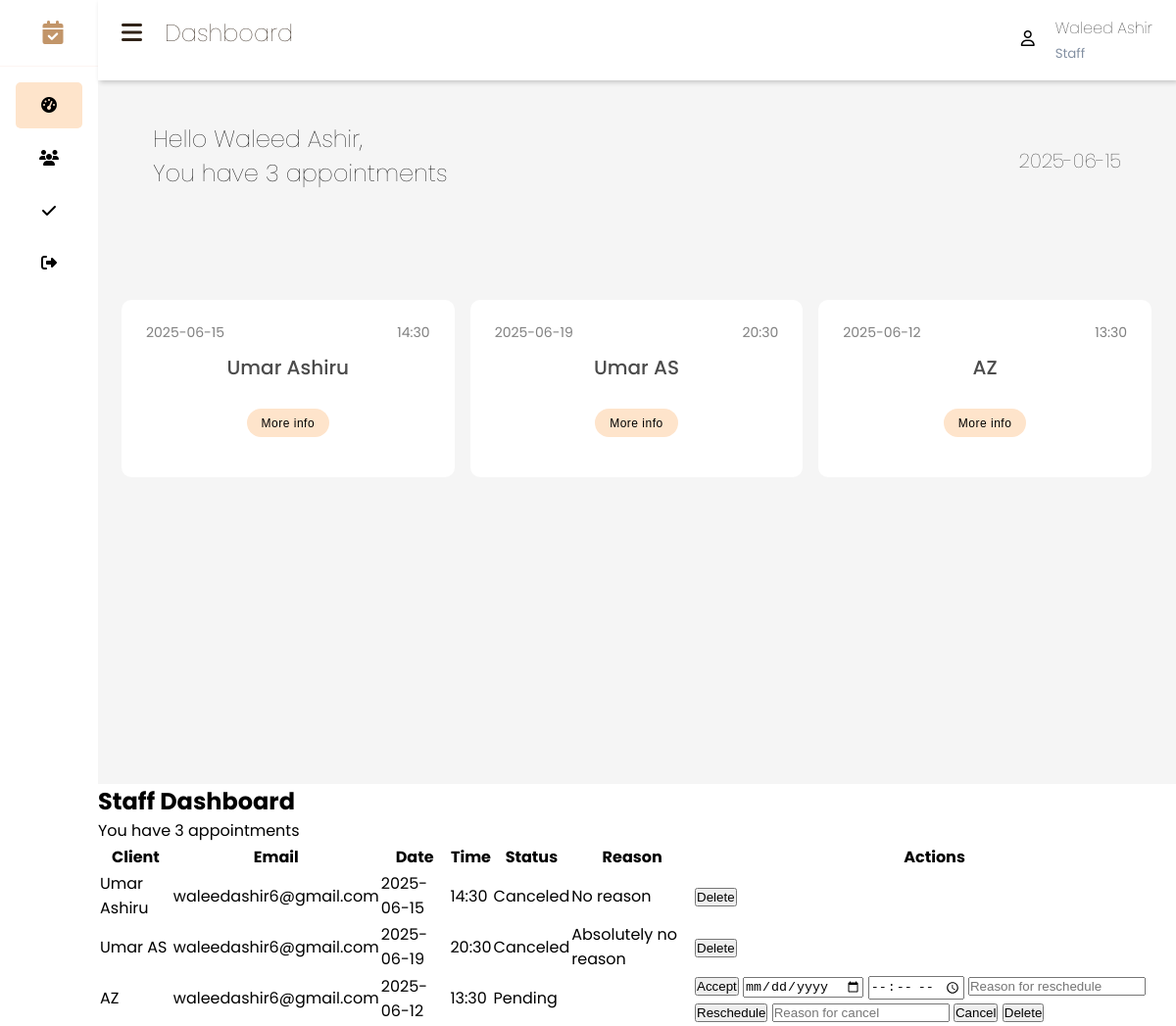
The page /staff_dashboard (signed in) on the database as committed earlier.
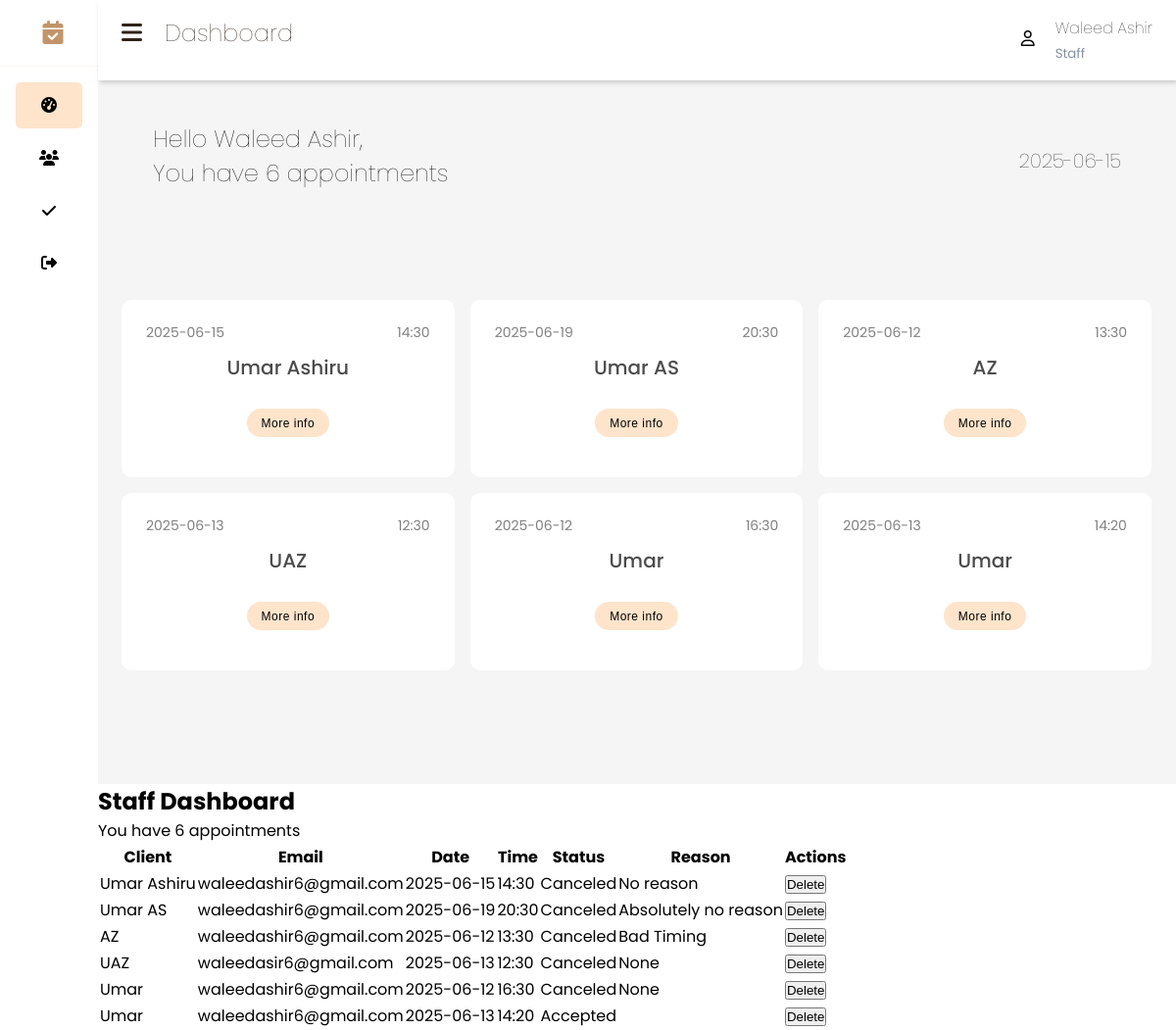
The same page on the database as committed later.
### app/models.py (models this page shows, shortened)
class Appointment(db.Model):
    id = db.Column(db.Integer, primary_key=True)
    client_id = db.Column(db.Integer, db.ForeignKey('user.id'), nullable=False)
    client_name = db.Column(db.String(100), nullable=False)
    client_mail = db.Column(db.String(100), nullable=False)
    appointment_date = db.Column(db.String(10), nullable=False)
    appointment_time = db.Column(db.String(5), nullable=False)
    person_name = db.Column(db.String(100), nullable=False)
    status = db.Column(db.String(20), default='pending')  # 'pending', 'accepted', 'rescheduled', 'canceled'
    staff_reason = db.Column(db.String(255))  # Reason for reschedule/cancel

### app/routes.py (the view)
    @app.route('/staff_dashboard')
    @login_required
    def staff_dashboard():
        if current_user.role != 'staff':
            return redirect(url_for('client_dashboard'))
        appointments = Appointment.query.filter_by(person_name=current_user.username).all()
        admin_username = current_user.username
        current_date = date.today()
        appointment_count = len(appointments)
        message = f"You have {appointment_count} appointments"
        staff_counts = get_staff_appointments_count()
        return render_template('staff_dashboard.html', appointments=appointments, admin_username=admin_username, current_date=current_date, message=message)

### app/routes.py (called while the page is built)
def get_staff_appointments_count():
    results = (
        db.session.query(Appointment.person_name, func.count(Appointment.id))
        .group_by(Appointment.person_name)
        .all()
    )
    staff_counts = {person_name: count for person_name, count in results}
    return staff_counts

### app/templates/staff_dashboard.html (shortened to what this page needs)
{% extends 'staff_base.html' %}
{% block content %}
        <main>
            <div class="projects-section">
                <div class="projects-section-header">
                     <div class="message">
                            <h1>Hello {{ admin_username }},</h1>
                            <h1>{{ message }}</h1>
                        </div>
            <p class="time">{{ current_date }}</p>
                </div>
                  </div>
                <div class="project-boxes jsGridView">
                {% for appointment in appointments %}
                  <div class="project-box-wrapper">
                    <div class="project-box" style="background-color: white">
                      <div class="project-box-header">
                        <span>{{ appointment.appointment_date }}</span>
                        <span>{{ appointment.appointment_time }}</span>
                        </div>
                  <div class="project-box-content-header">
                    <p class="box-content-header">{{ appointment.client_name }}</p>
                  <div class="project-box-footer">
                    <div class="info">
                      <a href="{{url_for ('appointments') }}">More info</a>
                    </div>
                  </div>
                </div>
              </div>
            </div>
                {% endfor %}
          </div>
</main>
<h2>Staff Dashboard</h2>
<p>{{ message }}</p>
<table>
    <tr>
        <th>Client</th>
        <th>Email</th>
        <th>Date</th>
        <th>Time</th>
        <th>Status</th>
        <th>Reason</th>
        <th>Actions</th>
    </tr>
    {% for appointment in appointments %}
    <tr>
        <td>{{ appointment.client_name }}</td>
        <td>{{ appointment.client_mail }}</td>
        <td>{{ appointment.appointment_date }}</td>
        <td>{{ appointment.appointment_time }}</td>
        <td>
            {% if appointment.status == 'pending' %}
                <span class="badge badge-secondary">Pending</span>
            {% elif appointment.status == 'accepted' %}
                <span class="badge badge-success">Accepted</span>
            {% elif appointment.status == 'rescheduled' %}
                <span class="badge badge-warning">Rescheduled</span>
            {% elif appointment.status == 'canceled' %}
                <span class="badge badge-danger">Canceled</span>
            {% endif %}
        </td>
        <td>
            {% if appointment.status in ['rescheduled', 'canceled'] %}
                {{ appointment.staff_reason }}
            {% endif %}
        </td>
        <td>
            {% if appointment.status == 'pending' %}
                <form action="{{ url_for('accept_appointment', appointment_id=appointment.id) }}" method="post" style="display:inline;">
                    <button type="submit">Accept</button>
                </form>
                <form action="{{ url_for('reschedule_appointment', appointment_id=appointment.id) }}" method="post" style="display:inline;">
                    <input type="date" name="reschedule_date" required>
                    <input type="time" name="reschedule_time" required>
                    <input type="text" name="reschedule_reason" placeholder="Reason for reschedule" required>
                    <button type="submit">Reschedule</button>
                </form>
                <form action="{{ url_for('cancel_appointment', appointment_id=appointment.id) }}" method="post" style="display:inline;">
                    <input type="text" name="cancel_reason" placeholder="Reason for cancel" required>
                    <button type="submit">Cancel</button>
                </form>
            {% endif %}
            <form action="{{ url_for('delete_appointment', appointment_id=appointment.id) }}" method="post" style="display:inline;">
                <button type="submit" onclick="return confirm('Are you sure you want to delete this appointment?');">Delete</button>
            </form>
        </td>
    </tr>
    {% endfor %}
</table>
{% endblock %}

Rows that differ between the two databases and show on the page:
changed Appointment "AZ": staff_reason (not shown) → "Bad Timing"; status "Pending Accept Reschedule Cancel" → "Canceled"
added Appointment: appointment_date "2025-06-13", appointment_time "12:30", client_name "UAZ", client_mail "waleedasir6@gmail.com", status "Canceled", staff_reason "None"
added Appointment: appointment_date "2025-06-12", appointment_time "16:30", client_name "Umar", client_mail "waleedashir6@gmail.com", status "Canceled", staff_reason "None"
added Appointment: appointment_date "2025-06-13", appointment_time "14:20", client_name "Umar", client_mail "waleedashir6@gmail.com", status "Accepted"
Other text that changed with them:
{{ message }}: "You have 3 appointments" → "You have 6 appointments"
